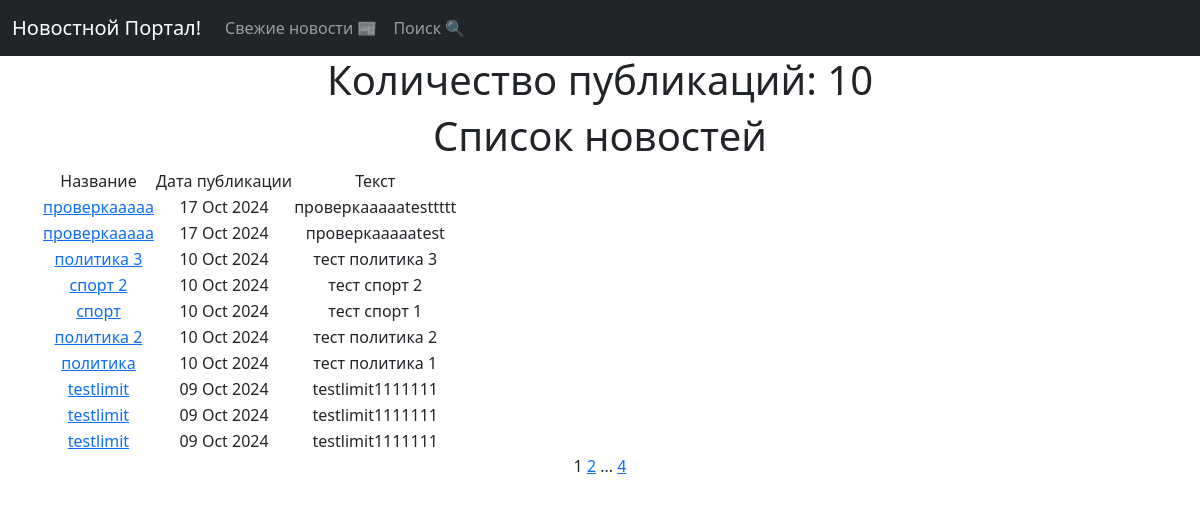
/post/, run on an earlier commit of the app's database.
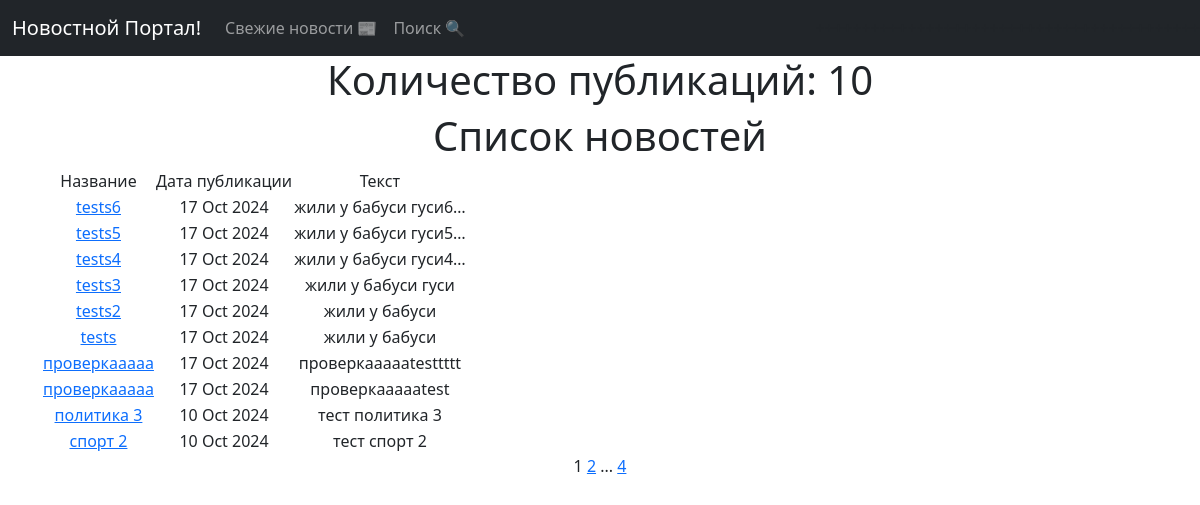
And on a later commit of the database.
### news/models.py (models this page shows, shortened)
class Post(models.Model):
    article = 'AR'
    news = 'NE'
    POSITIONS = [
        (article, 'Статья'),
        (news, 'Новость')
    ]
    author = models.ForeignKey(Author, on_delete=models.CASCADE)
    post_type = models.CharField(max_length=2, choices=POSITIONS, default=news)
    time_post = models.DateTimeField(auto_now_add=True)
    category = models.ManyToManyField(Category, through='PostCategory')
    title = models.CharField(max_length=255)
    text = models.TextField()
    rating = models.IntegerField(default=0)

### news/views.py (the view)
# urls.py: path('', PostsList.as_view(), name='post_list'),
class PostsList(ListView):
    model = Post
    ordering = '-time_post'
    context_object_name = 'posts'
    paginate_by = 10
    def get_queryset(self):
        queryset = super().get_queryset()
        self.filterset = PostFilter(self.request.GET, queryset)
        return self.filterset.qs
    def get_context_data(self, **kwargs):
        context = super().get_context_data(**kwargs)
        context['filterset'] = self.filterset
        return context
    def get_template_names(self):
        if self.request.path == '/post/search/':
            return 'flatpages/post_search.html'
        return 'flatpages/posts.html'

### templates/flatpages/posts.html (shortened to what this page needs)
{% extends 'flatpages/default.html' %}
{% load custom_filters %}
{% block content %}
    <h1>Количество публикаций: {{ posts|length }} </h1>
    <h1>Список новостей</h1>
        {% if posts %}
        <table>
            <tr>
                <td>Название</td>
                <td>Дата публикации</td>
                <td>Текст</td>
            </tr>
            {% for post in posts %}
            <tr>
                <td><a href="{% url 'post_detail' post.id %}">{{ post.title }}</a></td>
                <td>{{ post.time_post|date:'d M Y' }}</td>
                <td>{{ post.text|truncatechars:20 }}</td>
            </tr>
            {% endfor %}
        </table>
        {% else %}
        <h2>Новостей нет! =( </h2>
        {% endif %}
   {{ page_obj.number }}
   {% if page_obj.has_next %}
       <a href="?page={{ page_obj.next_page_number }}">{{ page_obj.next_page_number }}</a>
       {% if paginator.num_pages != page_obj.next_page_number %}
           ...
           <a href="?page={{ page_obj.paginator.num_pages }}">{{ page_obj.paginator.num_pages }}</a>
       {% endif %}
   {% endif %}
{% endblock content %}

What changed in the data, as far as the page shows it:
no longer on this page (row unchanged): Post: title "спорт", time_post "10 Oct 2024", text "тест спорт 1"
no longer on this page (row unchanged): Post: title "политика 2", time_post "10 Oct 2024", text "тест политика 2"
no longer on this page (row unchanged): Post: title "политика", time_post "10 Oct 2024", text "тест политика 1"
no longer on this page (row unchanged): Post: title "testlimit", time_post "09 Oct 2024", text "testlimit1111111"
no longer on this page (row unchanged): Post: title "testlimit", time_post "09 Oct 2024", text "testlimit1111111"
no longer on this page (row unchanged): Post: title "testlimit", time_post "09 Oct 2024", text "testlimit1111111"
added Post: title "tests6", time_post "17 Oct 2024", text "жили у бабуси гуси6…"
added Post: title "tests5", time_post "17 Oct 2024", text "жили у бабуси гуси5…"
added Post: title "tests4", time_post "17 Oct 2024", text "жили у бабуси гуси4…"
added Post: title "tests3", time_post "17 Oct 2024", text "жили у бабуси гуси"
added Post: title "tests2", time_post "17 Oct 2024", text "жили у бабуси"
added Post: title "tests", time_post "17 Oct 2024", text "жили у бабуси"
